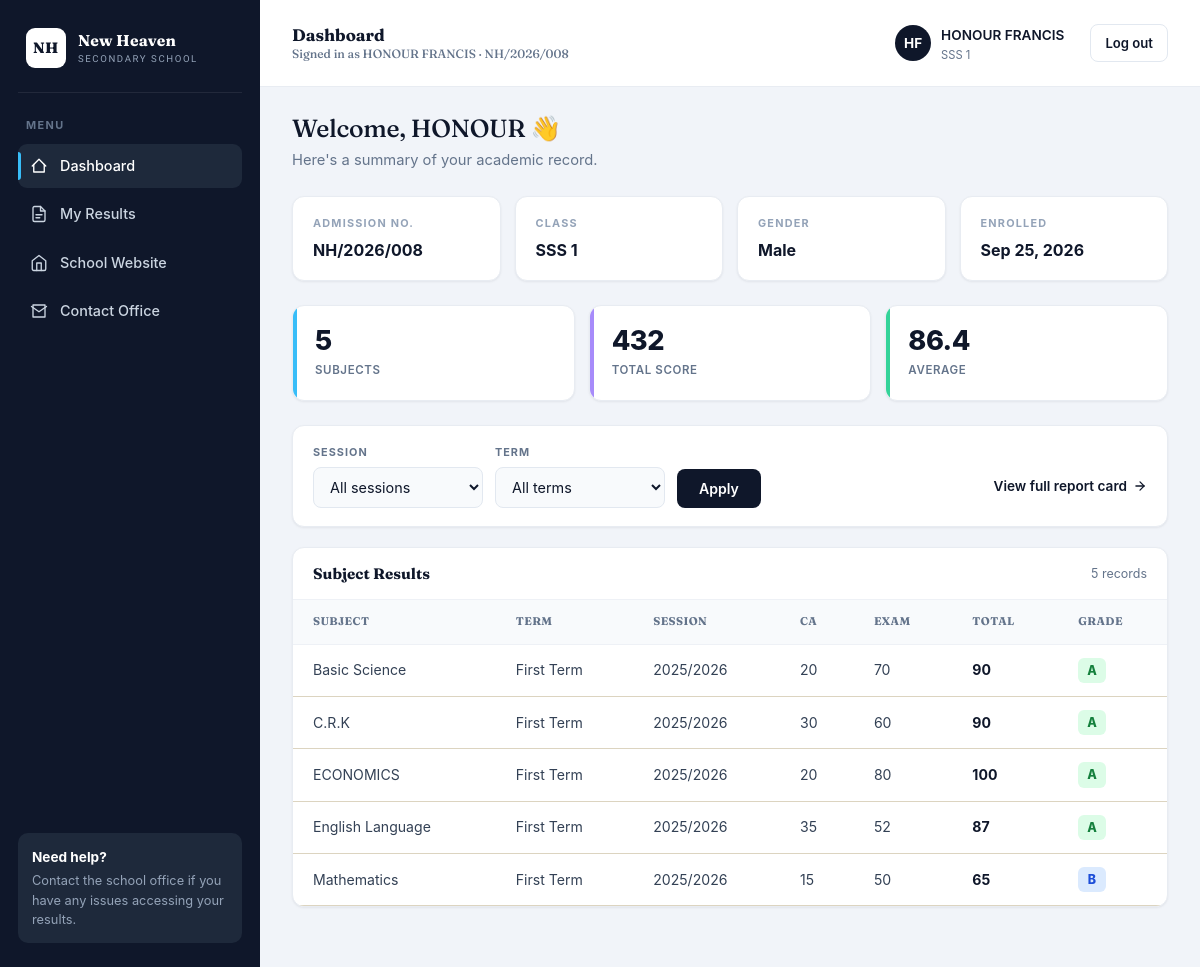
Page /students/dashboard/ (signed in) on the committed database.
### schoolweb/models.py (models this page shows, shortened)
class StudentProfile(models.Model):
    CLASS_CHOICES = [
        ('JSS1', 'JSS 1'), ('JSS2', 'JSS 2'), ('JSS3', 'JSS 3'),
        ('SSS1', 'SSS 1'), ('SSS2', 'SSS 2'), ('SSS3', 'SSS 3'),
    ]
    GENDER_CHOICES = [('M', 'Male'), ('F', 'Female')]
    user = models.OneToOneField(
        settings.AUTH_USER_MODEL,
        on_delete=models.CASCADE,
        related_name='student_profile',
    )
    admission_number = models.CharField(max_length=20, unique=True)
    student_class = models.CharField(max_length=10, choices=CLASS_CHOICES)
    gender = models.CharField(max_length=1, choices=GENDER_CHOICES, blank=True)
    date_of_birth = models.DateField(null=True, blank=True)
    guardian_name = models.CharField(max_length=150, blank=True)
    guardian_phone = models.CharField(max_length=20, blank=True)
    enrolled_on = models.DateField(default=timezone.now)
    class Meta:
        ordering = ['student_class', 'admission_number']
    @property
    def full_name(self):
        return self.user.get_full_name() or self.user.username

class Result(models.Model):
    TERM_CHOICES = [
        ('1st', 'First Term'),
        ('2nd', 'Second Term'),
        ('3rd', 'Third Term'),
    ]
    student = models.ForeignKey(
        StudentProfile, on_delete=models.CASCADE, related_name='results'
    )
    subject = models.ForeignKey(
        Subject, on_delete=models.PROTECT, related_name='results'
    )
    term = models.CharField(max_length=5, choices=TERM_CHOICES)
    session = models.CharField(max_length=9, help_text="e.g. 2025/2026")
    ca_score = models.PositiveSmallIntegerField(default=0)
    exam_score = models.PositiveSmallIntegerField(default=0)
    remark = models.CharField(max_length=150, blank=True)
    recorded_on = models.DateTimeField(default=timezone.now)
    class Meta:
        unique_together = ('student', 'subject', 'term', 'session')
        ordering = ['-session', 'term', 'subject__name']
    @property
    def total(self):
        return self.ca_score + self.exam_score
    @property
    def grade(self):
        t = self.total
        if t >= 75: return 'A'
        if t >= 65: return 'B'
        if t >= 55: return 'C'
        if t >= 45: return 'D'
        if t >= 40: return 'E'
        return 'F'

class Subject(models.Model):
    name = models.CharField(max_length=100, unique=True)
    code = models.CharField(max_length=10, unique=True)
    class Meta:
        ordering = ['name']

### schoolweb/views.py (the view)
    @login_required(login_url='student_login')
    def wrapper(request, *args, **kwargs):
        if not hasattr(request.user, 'student_profile'):
            messages.error(request, "This page is for students only.")
            return redirect('student_login')
        return view(request, *args, **kwargs)

### schoolweb/forms.py
class ResultLookupForm(forms.Form):
    session = forms.ChoiceField(required=False)
    term = forms.ChoiceField(
        required=False,
        choices=[('', 'All terms')] + Result.TERM_CHOICES,
    )
    def __init__(self, *args, session_choices=None, **kwargs):
        super().__init__(*args, **kwargs)
        choices = [('', 'All sessions')]
        if session_choices:
            choices += [(s, s) for s in session_choices]
        self.fields['session'].choices = choices

### schoolweb/views.py (called while the page is built)
def _student_required(view):
    @login_required(login_url='student_login')
    def wrapper(request, *args, **kwargs):
        if not hasattr(request.user, 'student_profile'):
            messages.error(request, "This page is for students only.")
            return redirect('student_login')
        return view(request, *args, **kwargs)
    return wrapper

### templates/students/dashboard.html (shortened to what this page needs)
{% load static %}
<!DOCTYPE html>
<html lang="en">
<head>
<link rel="stylesheet" href="{% static '/css/style.css' %}">
</head>
<body>
<div class="layout">
  <aside class="sidebar" id="sidebar">
    <a class="brand" href="{% url 'index' %}">
      <span class="brand-mark">NH</span>
      <span class="brand-text">New Heaven<span>SECONDARY SCHOOL</span></span>
    </a>
    <p class="nav-label">Menu</p>
    <ul class="side-nav">
      <li>
        <a href="{% url 'student_dashboard' %}" class="active">
          <svg class="ico" viewBox="0 0 24 24"><path d="M3 12l9-9 9 9"/><path d="M5 10v10h14V10"/></svg>
          Dashboard
        </a>
      </li>
      <li>
        <a href="{% url 'check_result' %}">
          <svg class="ico" viewBox="0 0 24 24"><path d="M14 2H6a2 2 0 0 0-2 2v16a2 2 0 0 0 2 2h12a2 2 0 0 0 2-2V8z"/><polyline points="14 2 14 8 20 8"/><line x1="8" y1="13" x2="16" y2="13"/><line x1="8" y1="17" x2="13" y2="17"/></svg>
          My Results
        </a>
      </li>
      <li>
        <a href="{% url 'index' %}">
          <svg class="ico" viewBox="0 0 24 24"><path d="M3 9l9-7 9 7v11a2 2 0 0 1-2 2H5a2 2 0 0 1-2-2z"/><polyline points="9 22 9 12 15 12 15 22"/></svg>
          School Website
        </a>
      </li>
      <li>
        <a href="{% url 'contact' %}">
          <svg class="ico" viewBox="0 0 24 24"><path d="M4 4h16v16H4z"/><polyline points="22,6 12,13 2,6"/></svg>
          Contact Office
        </a>
      </li>
    </ul>
    <div class="side-card">
      <strong>Need help?</strong>
      Contact the school office if you have any issues accessing your results.
    </div>
  </aside>
  <div class="main">
    <header class="topbar">
      <div class="topbar-left">
        <h1 class="page-title">
          Dashboard
          <span>Signed in as {{ profile.full_name }} · {{ profile.admission_number }}</span>
        </h1>
      </div>
      <div class="topbar-right">
        <a class="user-chip" href="{% url 'student_dashboard' %}">
          <span class="avatar">{{ profile.user.first_name|slice:":1"|upper }}{{ profile.user.last_name|slice:":1"|upper }}</span>
          <span>
            <span class="name">{{ profile.full_name }}</span>
            <span class="role">{{ profile.get_student_class_display }}</span>
          </span>
        </a>
        <a class="btn-logout" href="{% url 'student_logout' %}">Log out</a>
      </div>
    </header>
    <div class="content">
      <div class="greeting">
        <h1>Welcome, {{ profile.user.first_name|default:profile.user.username }} 👋</h1>
        <p>Here's a summary of your academic record.</p>
      </div>
      <div class="info-grid">
        <div class="info-cell"><div class="label">Admission No.</div><div class="value">{{ profile.admission_number }}</div></div>
        <div class="info-cell"><div class="label">Class</div><div class="value">{{ profile.get_student_class_display }}</div></div>
        <div class="info-cell"><div class="label">Gender</div><div class="value">{{ profile.get_gender_display|default:"—" }}</div></div>
        <div class="info-cell"><div class="label">Enrolled</div><div class="value">{{ profile.enrolled_on|date:"M j, Y" }}</div></div>
      </div>
      <div class="stats">
        <div class="stat-card"><span class="num">{{ stats.count }}</span><span class="lbl">Subjects</span></div>
        <div class="stat-card"><span class="num">{{ stats.total }}</span><span class="lbl">Total Score</span></div>
        <div class="stat-card"><span class="num">{{ stats.average|floatformat:1 }}</span><span class="lbl">Average</span></div>
      </div>
      <form method="get" class="filter-bar">
        <div class="field"><label>Session</label>{{ lookup_form.session }}</div>
        <div class="field"><label>Term</label>{{ lookup_form.term }}</div>
        <button type="submit" class="btn-apply">Apply</button>
        <a class="btn-link" href="{% url 'check_result' %}">
          View full report card
          <svg width="14" height="14" viewBox="0 0 24 24" fill="none" stroke="currentColor" stroke-width="2.2" stroke-linecap="round"><line x1="5" y1="12" x2="19" y2="12"/><polyline points="12 5 19 12 12 19"/></svg>
        </a>
      </form>
      {% if results %}
        <div class="table-wrap">
          <div class="table-head">
            <h3>Subject Results</h3>
            <span class="count">{{ results|length }} record{{ results|length|pluralize }}</span>
          </div>
          <table>
            <thead>
              <tr>
                <th>Subject</th><th>Term</th><th>Session</th>
                <th>CA</th><th>Exam</th><th>Total</th><th>Grade</th>
              </tr>
            </thead>
            <tbody>
              {% for r in results %}
                <tr>
                  <td>{{ r.subject.name }}</td>
                  <td>{{ r.get_term_display }}</td>
                  <td>{{ r.session }}</td>
                  <td>{{ r.ca_score }}</td>
                  <td>{{ r.exam_score }}</td>
                  <td><strong>{{ r.total }}</strong></td>
                  <td><span class="grade grade-{{ r.grade }}">{{ r.grade }}</span></td>
                </tr>
              {% endfor %}
            </tbody>
          </table>
        </div>
      {% else %}
        <div class="empty">
          <svg viewBox="0 0 24 24"><circle cx="11" cy="11" r="8"/><line x1="21" y1="21" x2="16.65" y2="16.65"/></svg>
          <h3>No results yet</h3>
          <p>No results are available for the selected filter.</p>
        </div>
      {% endif %}
    </div>
  </div>
</div>
</body>
</html>

### static/css/style.css (style rules this page uses)
:root { --navy: #1B2A41; --navy-deep: #101B2C; --green: #3F6B4A; --green-deep: #2C4E36; --gold: #E4B95C; --sand: #F1E9D8; --paper: #FBF9F4; --ink: #1A1F1B; --ink-soft: #52584F; --line: #DCD4C0; --white: #ffffff; --font-display: 'Fraunces', serif; --font-body: 'Work Sans', sans-serif; --radius: 4px; }
*, *::before, *::after { box-sizing: border-box; }
html { scroll-behavior: smooth; }
body { margin: 0; font-family: var(--font-body); color: var(--ink); background: var(--paper); line-height: 1.55; -webkit-font-smoothing: antialiased; }
h1, h2, h3, h4 { font-family: var(--font-display); color: var(--navy); line-height: 1.12; margin: 0 0 0.5em; font-weight: 600; }
h1 { font-size: clamp(2.3rem, 4.2vw, 3.6rem); font-weight: 500; }
h3 { font-size: 1.3rem; }
p { margin: 0 0 1em; max-width: 62ch; color: var(--ink-soft); }
a { color: inherit; }
.brand { display: flex; align-items: center; gap: 12px; text-decoration: none; color: var(--white); flex-shrink: 0; }
.brand-mark { width: 40px; height: 40px; border-radius: 50%; background: var(--gold); color: var(--navy-deep); display: flex; align-items: center; justify-content: center; font-family: var(--font-display); font-weight: 700; font-size: 1.1rem; }
.brand-text { font-family: var(--font-display); font-size: 1.15rem; letter-spacing: 0.01em; }
.brand-text span { display:block; font-family: var(--font-body); font-size: 0.68rem; color: var(--gold); letter-spacing: 0.06em; }
table { width: 100%; border-collapse: collapse; }
th, td { text-align: left; padding: 12px 14px; border-bottom: 1px solid var(--line); font-size: 0.94rem; }
th { color: var(--navy); font-family: var(--font-display); font-weight: 600; }
label { display:block; font-size: 0.85rem; font-weight: 600; color: var(--navy); margin-bottom: 6px; }
input, select, textarea { width: 100%; padding: 11px 13px; border: 1.5px solid var(--line); border-radius: var(--radius); font-family: var(--font-body); font-size: 0.95rem; background: var(--white); color: var(--ink); }

### rows in the picture
StudentProfile: full_name "HONOUR FRANCIS", admission_number "NH/2026/008", user.first_name "H", user.last_name "F", student_class "SSS 1", user.first_name "HONOUR", gender "Male", enrolled_on "Sep 25, 2026"
Result: subject.name "Basic Science", term "First Term", session "2025/2026", ca_score "20", exam_score "70", total "90", grade "A"
Result: subject.name "C.R.K", term "First Term", session "2025/2026", ca_score "30", exam_score "60", total "90", grade "A"
Result: subject.name "ECONOMICS", term "First Term", session "2025/2026", ca_score "20", exam_score "80", total "100", grade "A"
Result: subject.name "English Language", term "First Term", session "2025/2026", ca_score "35", exam_score "52", total "87", grade "A"
Result: subject.name "Mathematics", term "First Term", session "2025/2026", ca_score "15", exam_score "50", total "65", grade "B"

### other values in the picture
{{ stats.count }} "5"
{{ stats.total }} "432"
{{ stats.average|floatformat:1 }} "86.4"
{{ results|length }} "5"
